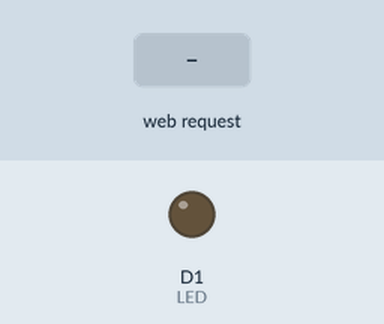
The sketch below on a simulated ESP8266 (NodeMCU). Parts: output pins drawn as LEDs (lit = HIGH). The test bench sets the inputs (shaded band). WiFi joins after 1.5 s; servers stay silent unless stated; what the sketch prints to the serial monitor is not drawn.

Above: at 2.7 s.
2.8 s: HTTP request GET /ledtoggle received
At 4.0 s:
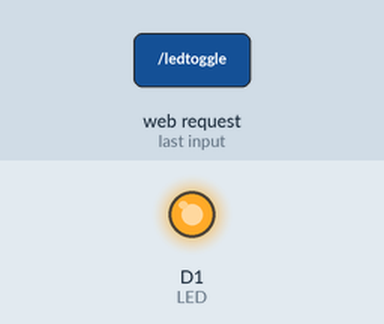
4.3 s: HTTP request GET /ON received
Timing chart, 0 to 7.3 s (numbered marks = the images above; inputs shaded):
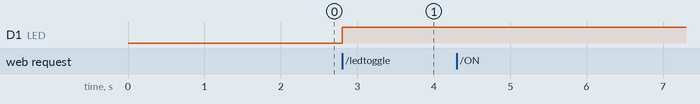

Measured:
- after the input at 2.8 s, D1 (LED): LOW → HIGH at once
- after the input at 4.3 s, every drawn part: stays the same

The sketch:

NodeMCU_LED_SingleButton.ino
```cpp
#include <ESP8266WiFi.h>

#define LED D1

String ssid = "YOUR WIFI NAME";
String password = "YOUR WIFI PASSWORD";

String LEDstate; // State variable for LED to track its state

WiFiServer server(80);

void setup() {
  Serial.begin(115200);
  pinMode(LED, OUTPUT);
  digitalWrite(LED,LOW);
  LEDstate = "OFF";

  Serial.println("");
  Serial.println("");
  Serial.print("Connecting to ");
  Serial.println(ssid);
  WiFi.begin(ssid, password);
  while (WiFi.status() != WL_CONNECTED) {
    delay(500);
    Serial.print(".");
  }
  Serial.println("");
  Serial.println("WiFi connected");
  server.begin();
  Serial.println("Server started");
  Serial.println(WiFi.localIP());
}

void loop() {
  WiFiClient client = server.available();
  if (!client) {
    return;
  }

  Serial.println("new client");
  while(!client.available()) {
    delay(1);
  }
  String req = client.readStringUntil('\r');
  Serial.println(req);
  client.flush();

  // Depending on the present state of LED, toggle its state
  if (req.indexOf("/ledtoggle") != -1) {
    if(LEDstate == "ON") {
      digitalWrite(LED,LOW);
      LEDstate = "OFF";
      Serial.println("LED OFF\n");
    } else {
      digitalWrite(LED,HIGH);
      LEDstate = "ON";
      Serial.println("LED ON\n");
    }
  }

  String web;
  web += "HTTP/1.1 200 OK\r\nContent-Type: text/html\r\n\r\n";
  web += "<html>\r\n";

  web += "<head>\r\n";
  web += "<meta charset=\"UTF-8\"/>\r\n";
  web += "<title> LED Control </title>\r\n";
  web += "</head>\r\n";

  web += "<body>\r\n";
  web += "<h1>Controlling LED using Webpage & Single Button</h1>\r\n";

  web += "<div>\r\n";
  // Use a single variable i.e, /ledtoggle instead of two
  web += "<a href=\"/ledtoggle\"> <button> Toggle LED state </button> </a>\r\n";
  web += "</div>\r\n";

  web += "<br/>\r\n";

  web += "<p>\r\n";
  // You can concatenate the state of the LED with normal text
  web += "LED State: "+ LEDstate +"\r\n";
  web += "</p>\r\n";

  web += "</body>\r\n";
  web += "</html>\r\n";

  client.print(web);
}
```
